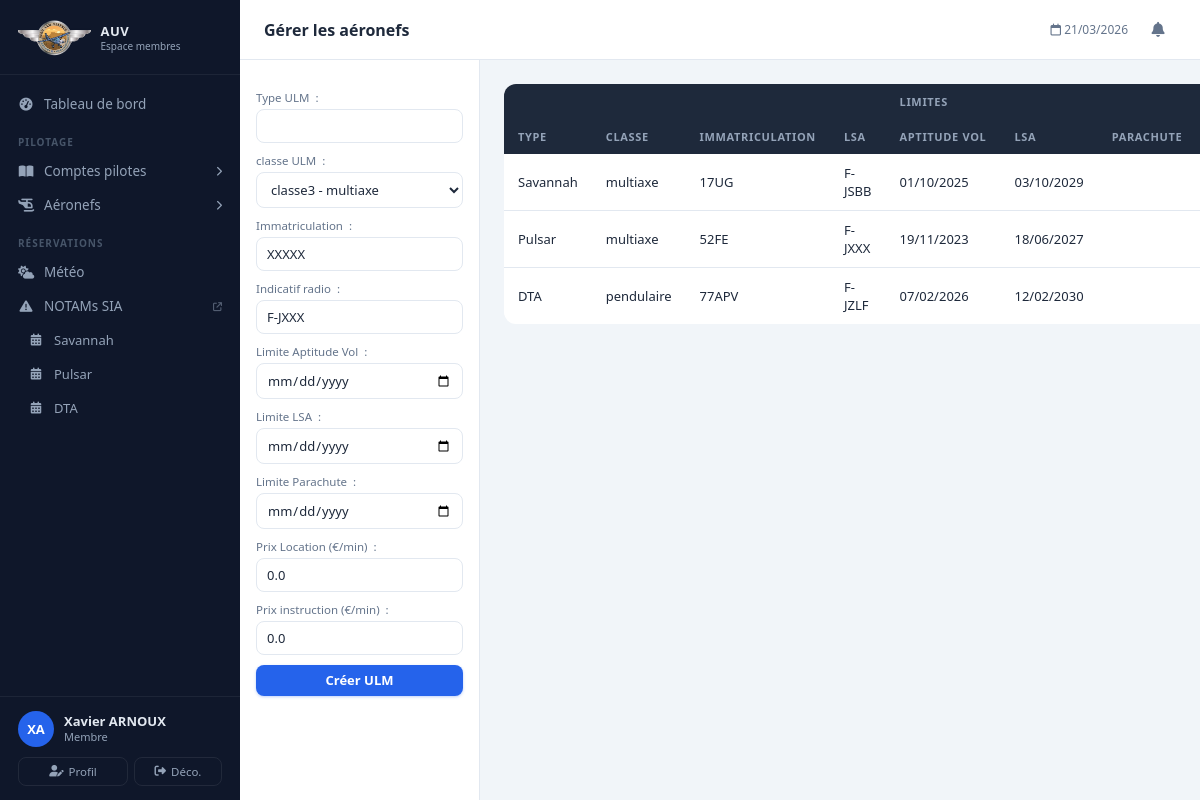
Screenshot of /intranetAeronefCreate (signed in) with the database file from the repository.
### Intranet/models.py (models this page shows, shortened)
class Aeronef(models.Model):
    def __str__(self):
        text = self.type
        return text
    type = models.CharField(max_length = 20)
    classeULM = models.ForeignKey('ClasseULM',
                                  on_delete=models.CASCADE,
                                  default = 3)
    immatriculation = models.CharField(max_length = 6,
                                       default = 'XXXXX')
    indicatifRadio = models.CharField(max_length = 6,
                                       default = 'F-JXXX')
    limiteAptitudeVol = models.DateField(blank = True,
                            null = True)
    limiteLSA = models.DateField(blank = True,
                            null = True)
    limiteParachute = models.DateField(blank = True,
                            null = True)
    date = models.DateField(blank = True,
                            null = True)
    tarifPilote = models.DecimalField(decimal_places = 2,
                                      max_digits = 5,
                                      default = 00.00)
    tarifElevePilote = models.DecimalField(decimal_places = 2,
                                      max_digits = 5,
                                      default = 00.00)

class Member(models.Model):
    statut = models.ForeignKey('Statut',
                               on_delete=models.CASCADE,
                               default = 5)
    name = models.CharField(max_length = 50)
    vorname = models.CharField(max_length = 50)
    password = models.CharField(max_length = 20,
                                default = '0000')
    genre = models.ForeignKey('Sex',
                               on_delete=models.CASCADE,
                               default = 1)
    birthday = models.DateField(blank = True,
                                null = True)
    phone = models.CharField(max_length = 14,
                             blank=True,
                             null = True)
    email = models.EmailField(max_length = 50,
                              blank=True,
                              null = True)
    zip = models.CharField(max_length = 5,
                           blank=True,
                           null = True)
    city = models.CharField(max_length = 50,
                            blank=True,
                            null = True)
    adress = models.CharField(max_length = 200,
                              blank=True,
                              null = True)
    licenceFFPLUM = models.CharField(max_length = 6,
                                     blank = True,
                                     null = True)
    licenceAUV = models.ForeignKey(OuiNon,
                                on_delete=models.CASCADE,
                                related_name='licenceAUVOuiNon',
                                default = 1)
    brevetInstructeur = models.ForeignKey(OuiNon,
                                on_delete=models.CASCADE,
                                related_name='brevetInstructeurOuiNon',
                                default = 1)
    datePiloteC2 = models.DateField(blank = True,
                                null = True)
    datePiloteC3 = models.DateField(blank = True,
                                null = True)
    datePiloteC4 = models.DateField(blank = True,
                                null = True)
    dateEmportC2 = models.DateField(blank = True,
                                null = True)
    dateEmportC3 = models.DateField(blank = True,
                                null = True)
    dateEmportC4 = models.DateField(blank = True,
                                null = True)
    dateBaptemeC2 = models.DateField(blank = True,
                                null = True)
    dateBaptemeC3 = models.DateField(blank = True,
                                null = True)
    dateBaptemeC4 = models.DateField(blank = True,
                                null = True)
    reportComptePilote2024 = models.DecimalField(decimal_places = 2,
                                                 max_digits = 8,
                                                 default = 00.00)
    produitComptePilote = models.DecimalField(decimal_places = 2,
                                            max_digits = 8,
                                            default = 00.00)
    chargeComptePilote = models.DecimalField(decimal_places = 2,
                                            max_digits = 8,
                                            default = 00.00)
    class Meta:
        ordering = ['name','vorname']

class Statut(models.Model):
    def __str__(self):
        return self.value
    value = models.CharField(max_length = 30)

class ClasseULM(models.Model):
    def __str__(self):
        text = 'classe' + self.number + ' - ' + self.name
        return text
    number = models.CharField(max_length = 1)
    name = models.CharField(max_length = 20)

### Intranet/MenuAeronef/views.py (the view)
# urls.py: path('intranetAeronefCreate', intranetAeronefCreate, name = 'intranet_Aeronef_Create'),
def intranetAeronefCreate(request):
    loggedMember = getLoggedMemberFromRequest(request)
    if loggedMember:
        templateName = 'intranetAeronefCreate.html'
        context = {'loggedMember' : loggedMember,
                   'current_date_time' : dateTimeParis(),
                   'actionBtnName' : 'Créer ULM',
                   'allAeronef' : Aeronef.objects.all(),
                   }
        listAeronef = Aeronef.objects.all()
        context['listAeronef'] = listAeronef
        if request.method == 'POST':
            form = gererAeronefForm(request.POST)
            if form.is_valid():
                if listAeronef:
                    typeULM = request.POST.get('type')
                    activeAeronefList = Aeronef.objects.filter(type = typeULM)
                    if activeAeronefList:
                        activeAeronef = activeAeronefList[0]#activeSectionList est un queryset. On récupère le premier
                        activeAeronef.typeULM = request.POST.get('type')
                        activeAeronef.classeULM = form.cleaned_data['classeULM']
                        activeAeronef.immatriculation = request.POST.get('immatriculation')
                        activeAeronef.indicatifRadio = request.POST.get('indicatifRadio')
                        activeAeronef.limiteAptitudeVol = form.cleaned_data['limiteAptitudeVol']
                        activeAeronef.limiteLSA = form.cleaned_data['limiteLSA']
                        activeAeronef.limiteParachute = form.cleaned_data['limiteParachute']
                        activeAeronef.tarifPilote = request.POST.get('tarifPilote')
                        activeAeronef.tarifElevePilote = request.POST.get('tarifElevePilote')
                        activeAeronef.save()
                    else:
                        form.save()
                else:
                    form.save()
            return HttpResponseRedirect(request.path)
        else:
            form = gererAeronefForm()
        context["form"] = form
        return render(request, templateName, context)
    else:
        return redirect('/internetAccueil')

### Intranet/context_processors.py (called while the page is built)
def notifications(request):
    if 'loggedMemberId' not in request.session:
        return {}
    from Intranet.models import Member
    try:
        member = Member.objects.get(id=request.session['loggedMemberId'])
        notifs = Notification.objects.filter(recipient=member).order_by('-created_at')[:8]
        unread = Notification.objects.filter(recipient=member, is_read=False).count()
        return {
            'notifications': notifs,
            'notif_count':   unread,
        }
    except Exception:
        return {}

### Intranet/views.py (called while the page is built)
def getLoggedMemberFromRequest(request):
    if 'loggedMemberId' in request.session:
        loggedMemberId = request.session['loggedMemberId']
        loggedMember = Member.objects.get(id=loggedMemberId)
        return loggedMember
    return None

### ULMASSO/views.py (called while the page is built)
def dateTimeParis():
    now = datetime.now(tz = ZoneInfo("Europe/Paris"))
    return now.strftime("%d/%m/%Y %H:%M")

### Intranet/templates/intranetAeronefCreate.html (shortened to what this page needs)
{% extends "baseIntranet.html" %}
{% block bodyId %}
	intranetAeronefCreatePage
{% endblock %}
{% block titrePage %}
	<p>Gérer les aéronefs</p>
{% endblock %}
{% block asideContent %}
	<form action = "{% url "intranet_Aeronef_Create" %}" method = "post">
		{{ form.as_p }}
		<p><input type="submit" value= "{{ actionBtnName }}" class = "BtnSubmit" /></p>
	</form>
{% endblock %}
{% block mainContent %}
	<div>
		{% if listAeronef %}
			<table class="table">
  				<thead>
					<tr>
						<th scope="col"></th>
						<th scope="col"></th>
						<th scope="col"></th>
						<th scope="col"></th>
						<th scope="col" colspan = '3'>Limites</th>
						<th scope="col" colspan = '2'>Tarifs (€/min)</th>
					</tr>
    				<tr>
      					<th scope="col">Type</th>
      					<th scope="col">Classe</th>
      					<th scope="col">Immatriculation</th>
      					<th scope="col">LSA</th>
      					<th scope="col">Aptitude vol</th>
      					<th scope="col">LSA</th>
      					<th scope="col">Parachute</th>
      					<th scope="col">Location</th>
    				</tr>
  				</thead>
  				<tbody>
					{% for aeronef in listAeronef %}
					  	<tr>
							<td>{{aeronef.type}}</td>
							<td>{{aeronef.classeULM.name}}</td>
							<td>{{aeronef.immatriculation}}</td>
							<td>{{aeronef.indicatifRadio}}</td>
							<td>{{aeronef.limiteAptitudeVol|date:"d/m/Y"}}</td>
							<td>{{aeronef.limiteLSA|date:"d/m/Y"}}</td>
							<td>{{aeronef.limiteParachute|date:"d/m/Y"}}</td>
      						<td align = right>{{aeronef.tarifPilote}}</td>
    					</tr>
    				{% endfor %}
  				</tbody>
			</table>
		{% else %}
			<p>Aucun aéronef n'est actuellement enregistré</p>
		{% endif %}
	</div>
{% endblock %}

### Intranet/templates/baseIntranet.html (shortened to what this page needs)
<!DOCTYPE html>
<html lang="fr">
<head>
    <link rel="stylesheet" href="https://cdnjs.cloudflare.com/ajax/libs/font-awesome/6.5.0/css/all.min.css">
    <link rel="stylesheet" type="text/css" href="static/css/styleIntranet.css">
    <link rel="stylesheet" type="text/css" href="static/css/styleMenuPrincipal.css">
</head>
<body id="{% block bodyId %}page{% endblock %}">
<nav id="sidebar">
    <div class="sb-logo">
        <img src="static/res/icones/logo.png" alt="AUV">
        <div>
            <div class="sb-logo-text">AUV</div>
            <div class="sb-logo-sub">Espace membres</div>
        </div>
    </div>
    <div class="sb-nav">
        <a href="intranetAccueil" class="sb-item">
            <i class="fa-solid fa-gauge-high"></i>
            Tableau de bord
        </a>
        <div class="sb-section-label">Pilotage</div>
        <details class="sb-group">
            <summary class="sb-item">
                <i class="fa-solid fa-book-open"></i>
                Comptes pilotes
                <i class="fa-solid fa-chevron-right sb-chevron"></i>
            </summary>
        </details>
        <details class="sb-group">
            <summary class="sb-item">
                <i class="fa-solid fa-helicopter"></i>
                Aéronefs
                <i class="fa-solid fa-chevron-right sb-chevron"></i>
            </summary>
        </details>
        <div class="sb-section-label">Réservations</div>
        <a href="intranetWeather" class="sb-item">
            <i class="fa-solid fa-cloud-sun"></i>
            Météo
        </a>
        <a href="https://www.sia.aviation-civile.gouv.fr/documents/supaip/notam.php" target="_blank" class="sb-item">
            <i class="fa-solid fa-triangle-exclamation"></i>
            NOTAMs SIA
            <i class="fa-solid fa-external-link" style="font-size:9px;margin-left:auto;opacity:.5"></i>
        </a>
        {% for aeronef in allAeronef %}
        <a href="{% url 'intranet_Reservation_Calendrier' aeronef %}" class="sb-item" style="padding-left:28px;font-size:13px">
            <i class="fa-solid fa-calendar-days" style="font-size:12px"></i>
            {{ aeronef.type }}
        </a>
        {% endfor %}
    </div>
    <div class="sb-user">
        <div class="sb-user-info">
            <div class="sb-avatar">{{ loggedMember.vorname|slice:":1" }}{{ loggedMember.name|slice:":1" }}</div>
            <div>
                <div class="sb-user-name">{{ loggedMember.vorname }} {{ loggedMember.name }}</div>
                <div class="sb-user-role">{{ loggedMember.statut }}</div>
            </div>
        </div>
        <div class="sb-user-actions">
            <a href="intranetMonProfil" class="sb-user-btn">
                <i class="fa-solid fa-user-pen"></i> Profil
            </a>
            <form action="intranetDeconnect" style="flex:1">
                <button type="submit" class="sb-user-btn" style="width:100%">
                    <i class="fa-solid fa-right-from-bracket"></i> Déco.
                </button>
            </form>
        </div>
    </div>
</nav>
<div id="appMain">
    <header id="topBar">
        <div class="tb-title">
            {% block titrePage %}{% endblock %}
        </div>
        <div class="tb-right">
            <span style="font-size:12px;color:#64748b" id="tb-date">
                <i class="fa-regular fa-calendar"></i>
                {{ current_date_time|slice:":10" }}
            </span>
            <div style="position:relative">
                <button class="notif-btn" id="notifBtn" onclick="toggleNotif()">
                    <i class="fa-solid fa-bell"></i>
                </button>
            </div>
        </div>
    </header>
    <div id="contentArea">
        <aside id="asideContent">
            {% block asideContent %}{% endblock %}
        </aside>
        <main id="mainContent">
            {% block mainContent %}{% endblock %}
        </main>
    </div>
</div>
</body>
</html>

### rows the page displays
Aeronef: type "Savannah", classeULM.name "multiaxe", immatriculation "17UG", indicatifRadio "F-JSBB", limiteAptitudeVol "01/10/2025", limiteLSA "03/10/2029"
Aeronef: type "Pulsar", classeULM.name "multiaxe", immatriculation "52FE", indicatifRadio "F-JXXX", limiteAptitudeVol "19/11/2023", limiteLSA "18/06/2027"
Aeronef: type "DTA", classeULM.name "pendulaire", immatriculation "77APV", indicatifRadio "F-JZLF", limiteAptitudeVol "07/02/2026", limiteLSA "12/02/2030"
Member: vorname "X", name "A", vorname "Xavier", name "ARNOUX", statut "Membre"

### other values shown
{{ current_date_time|slice:":10" }} "21/03/2026"
